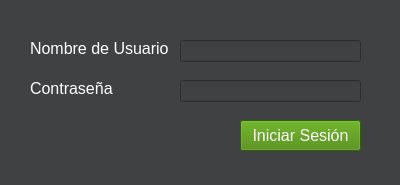
<?xml version="1.0" encoding="UTF-8"?>
<ui version="4.0">
 <class>Form</class>
 <widget class="QWidget" name="Form">
  <property name="geometry">
   <rect>
    <x>0</x>
    <y>0</y>
    <width>400</width>
    <height>185</height>
   </rect>
  </property>
  <property name="windowTitle">
   <string>Form</string>
  </property>
  <property name="styleSheet">
   <string notr="true">background-color: rgb(64, 65, 66);
color: rgb(255, 255, 255);</string>
  </property>
  <widget class="QLineEdit" name="lineEdit_Username">
   <property name="geometry">
    <rect>
     <x>180</x>
     <y>40</y>
     <width>181</width>
     <height>22</height>
    </rect>
   </property>
   <property name="font">
    <font>
     <pointsize>12</pointsize>
    </font>
   </property>
   <property name="styleSheet">
    <string notr="true">color: rgb(255, 255, 255);</string>
   </property>
  </widget>
  <widget class="QLabel" name="label_2">
   <property name="geometry">
    <rect>
     <x>30</x>
     <y>40</y>
     <width>141</width>
     <height>16</height>
    </rect>
   </property>
   <property name="font">
    <font>
     <pointsize>12</pointsize>
    </font>
   </property>
   <property name="styleSheet">
    <string notr="true">color: rgb(255, 255, 255);</string>
   </property>
   <property name="text">
    <string>Nombre de Usuario</string>
   </property>
  </widget>
  <widget class="QLineEdit" name="lineEdit_Pass">
   <property name="geometry">
    <rect>
     <x>180</x>
     <y>80</y>
     <width>181</width>
     <height>22</height>
    </rect>
   </property>
   <property name="font">
    <font>
     <pointsize>12</pointsize>
    </font>
   </property>
   <property name="styleSheet">
    <string notr="true">color: rgb(255, 255, 255);</string>
   </property>
   <property name="echoMode">
    <enum>QLineEdit::Password</enum>
   </property>
  </widget>
  <widget class="QLabel" name="label_3">
   <property name="geometry">
    <rect>
     <x>30</x>
     <y>80</y>
     <width>141</width>
     <height>16</height>
    </rect>
   </property>
   <property name="font">
    <font>
     <pointsize>12</pointsize>
    </font>
   </property>
   <property name="styleSheet">
    <string notr="true">color: rgb(255, 255, 255);</string>
   </property>
   <property name="text">
    <string>Contraseña</string>
   </property>
  </widget>
  <widget class="QPushButton" name="pushButton_Login">
   <property name="geometry">
    <rect>
     <x>240</x>
     <y>120</y>
     <width>121</width>
     <height>31</height>
    </rect>
   </property>
   <property name="font">
    <font>
     <pointsize>12</pointsize>
    </font>
   </property>
   <property name="styleSheet">
    <string notr="true">background-color: rgb(67, 134, 0);
color: rgb(255, 255, 255);</string>
   </property>
   <property name="text">
    <string>Iniciar Sesión</string>
   </property>
  </widget>
 </widget>
 <resources/>
 <connections/>
</ui>
